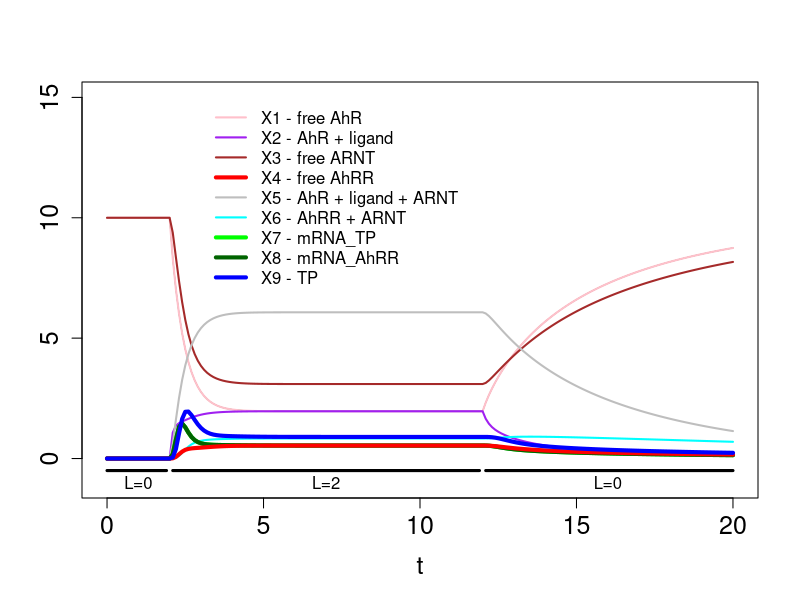
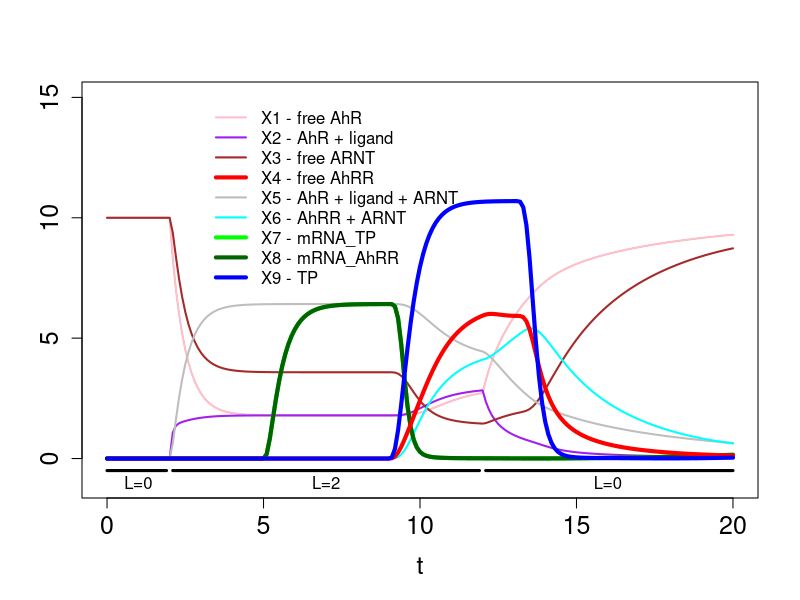
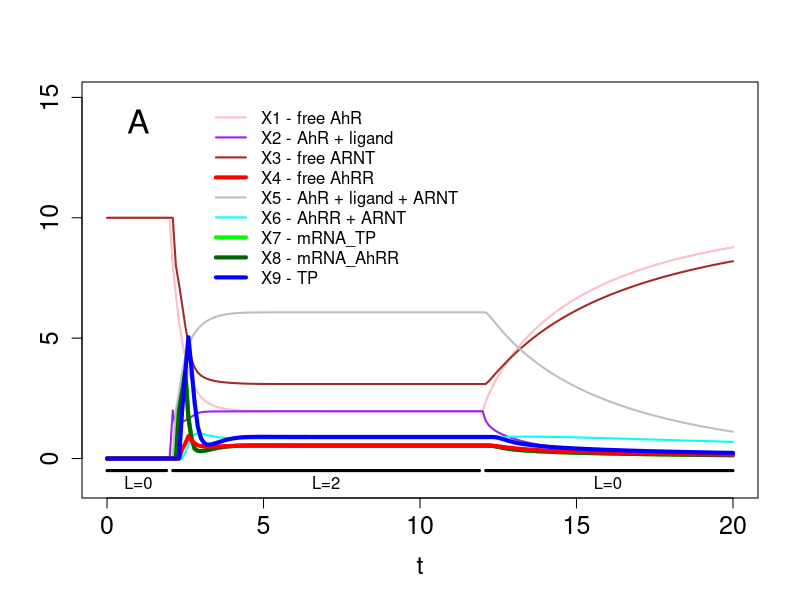
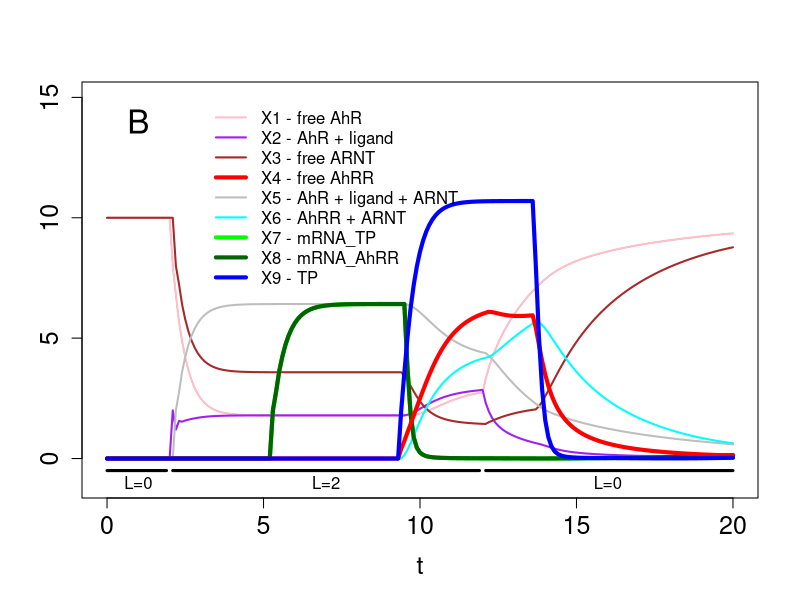
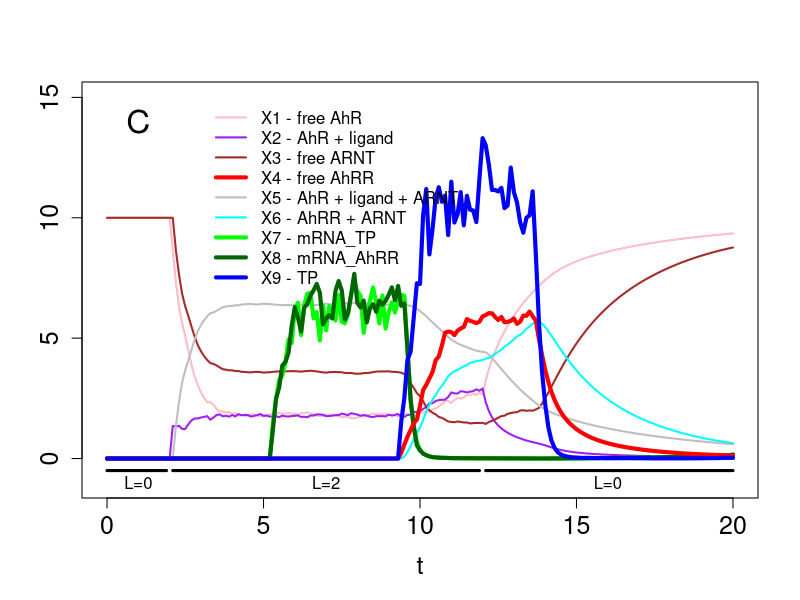
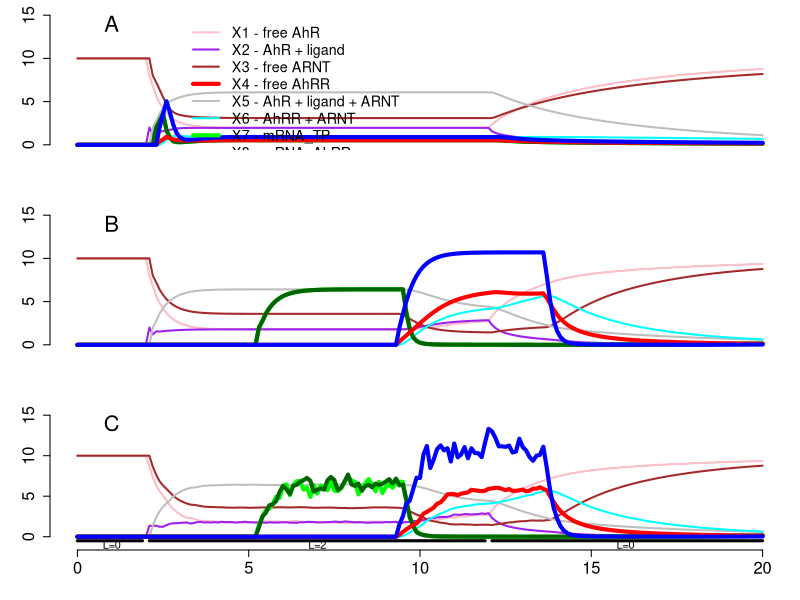

These figures' R source, in order:
# case study # AhR, AhRNT, AhRR


rm(list = ls())


if(!require('deSolve',character.only = TRUE)) {install.packages('deSolve');library(deSolve)}		# install and call deSolve package


######################################################################################################################################
##### system of dif. eq. 

t = seq(0,20,.1)		# set time for simulation

InitState=c(		# initial state of the variables
		X1 = 10,	# free AhR
		X2 = 0,	# AhR + ligand
		X3 = 10,	# free AhRNT
		X4 = 0,	# free AhRR
		X5 = 0,	# AhR + ligand + AhRNt
		X6 = 0,	# AhRR + AhRNT
		X7 = 0,	# mRNA_TP
		X8 = 0,	# mRNA_AhRR
		X9 = 0	# TP
		)

Pars = c(
		k1 = 1,  
		k2 = 2, 
		k3 = 1,
		k4 = 1, 
		k5 = 1,
		k6 = 2, 
		k7 = 2, 
		k8 = 2, 
		k9= 10, 
		k10 = 10,  
		k11 = 10,  
		k12 = 10, 
		k13 = 6, 
		g = -4,
		L = 0		# ligand
		)

Lstart = 2
Lend = 12
parPerturb = function(t)
	{	
	### Create a function to alter independent variables # 
	# In this case, the presence of the ligand
	if (t<Lstart) {return(0)}
	if (t>=Lstart & t<=Lend) {return(2)}
	if (t>Lend) {return(0)}		
	}
parPerturb(t=1)
parPerturb(t=2)
parPerturb(t=3)
parPerturb(t=13)

Equations_ode <- function(t, x, pars)  		# ODE model 
        { 
        ### returns rate of change
        # t = model's time structure
        # x = model initial state
        # pars = model parameters 
	
        with(as.list(c(x, pars)), 
            {	
		L = parPerturb(t)
		
		flux1 = k1*L*X1 
		flux2 = k2*X2
		flux3 = k3*X2*X3
		flux4 = k4*X5
		flux5 = k5*X3*X4
		flux6 = k6*X6
		flux7 = k7*X8
		flux8 = k8*X4
		flux9 = k9*X5 *(X6+1)^g
		flux10 = k10*X7
		flux11 = k11*X8
		flux12 = k12*X7
		flux13 = k13*X9
		
		dX1 = -flux1 + flux2
		dX2 = flux1 - flux2 - flux3 + flux4
		dX3 = -flux3 + flux4 - flux5 + flux6 
		dX4 = -flux5 + flux6 + flux7 - flux8
		dX5 = flux3 - flux4
		dX6 = flux5 - flux6
		dX7 = flux9 - flux10
		dX8 = flux9 - flux11
		dX9 = flux12 - flux13
		
            return(list(c(dX1,dX2,dX3,dX4,dX5,dX6,dX7,dX8,dX9),count=c(flux1,flux2,flux3,flux4,flux5,flux6,flux7,flux8,flux9,flux10,flux11,flux12,flux13),signal = c()))
            })
        }

#perturb_ode = data.frame(var = 'L', time = 2, value = 2, method = "add") #  method ("replace", "add", "multiply")		# perturbation

out_ode = ode(			# run ODE solver
		times = t,
		y = InitState,
		parms = Pars,
		func = Equations_ode) # ,events = list(data = perturb_ode)
	
# visualization	 
#par(mfrow=c(1,2))
line_tickness = c(0,2,2,2,4,2,2,4,4,4)
var_color = c('white','pink','purple','brown','red','grey','cyan','green','darkgreen','blue')
plot(out_ode[,1],out_ode[,2],type='l',col='darkgreen',lwd=1,ylim=c(-1,15),xlab='t',ylab='',cex.lab=1.5,cex.axis=1.5)
segments(x0 = 0, y0 = -.5, x1 = 1.9, y1 = -.5, lwd = 3)
segments(x0 = 2.1, y0 = -.5, x1 = 11.9, y1 = -.5, lwd = 3)
segments(x0 = 12.1, y0 = -.5, x1 = 20, y1 = -.5, lwd = 3)
text(x = c(1,7,16), y = c(-1,-1,-1), labels = c('L=0','L=2','L=0'),cex=1)
for (i in c(2,3,4,6,7,8,9,5,10))
	{
	lines(out_ode[,1],out_ode[,i],col=var_color[i],lwd=line_tickness[i])
	}
#plot(0,0,type='l',col='white',)
legend(3,15,
	legend = c('X1 - free AhR',
		'X2 - AhR + ligand',
		'X3 - free ARNT',
		'X4 - free AhRR',
		'X5 - AhR + ligand + ARNT',
		'X6 - AhRR + ARNT',
		'X7 - mRNA_TP',
		'X8 - mRNA_AhRR',
		'X9 - TP'
		),
	lty = c(1,1,1,1,1,1,1,1,1),
	lwd = c(2,2,2,4,2,2,4,4,4),
	col = var_color[2:10],
	cex = 1,
	bty="n")

##### system of dif. eq. Y
######################################################################################################################################



######################################################################################################################################
##### system of delayed dif. eq. X

Equations_dde <- function(t, y, pars, tau)  		# DDE model 
        { 
        ### returns rate of change
        # t = model's time structure
        # y = model initial state
        # pars = model parameters 
	  # tau = delays

        with(as.list(c(y, pars)), 
            {	
		tcount = t					# time sanity check
		tlag1 = t - tau[1]			# time lag1
		tlag2 = t - tau[2]			# time lag2
		if (tlag1 <= 0) {X5_lag = 0} else {X5_lag = lagvalue(t=tlag1,nr=5)}
		if (tlag1 <= 0) {X6_lag = 0} else {X6_lag = lagvalue(t=tlag1,nr=6)}		# making sore that the lag does not get negative time values in the initial time points
		if (tlag2 <= 0) {X7_lag = 0} else {X7_lag = lagvalue(t=tlag2,nr=7)}			
		if (tlag2 <= 0) {X8_lag = 0} else {X8_lag = lagvalue(t=tlag2,nr=8)}	

		# VERY IMPORTANT : "lagvalue" is the function that retrives values from past times. If you are using more than one variable, you have to specify that variable are you retriving in "nr"
		# If  you want the lag value of the derivative, use "lagderiv". It works in a similar way to "lagvalue".

		L = parPerturb(t)

		flux1 = k1*L*X1 
		flux2 = k2*X2
		flux3 = k3*X2*X3
		flux4 = k4*X5
		flux5 = k5*X3*X4
		flux6 = k6*X6		# replace X6_lag by X6
		flux7 = k7*X8_lag
		flux8 = k8*X4
		flux9 = k9*X5_lag *(X6+1)^g 
		flux10 = k10*X7
		flux11 = k11*X8
		flux12 = k12*X7_lag
		flux13 = k13*X9

		dX1 = -flux1 + flux2
		dX2 = flux1 - flux2 - flux3 + flux4
		dX3 = -flux3 + flux4 - flux5 + flux6 
		dX4 = -flux5 + flux6 + flux7 - flux8
		dX5 = flux3 - flux4
		dX6 = flux5 - flux6
		dX7 = flux9 - flux10
		dX8 = flux9 - flux11
		dX9 = flux12 - flux13

            return(list(dy = c(dX1,dX2,dX3,dX4,dX5,dX6,dX7,dX8,dX9),count=c(flux1,flux2,flux3,flux4,flux5,flux6,flux7,flux8,flux9,flux10,flux11,flux12,flux13),tcount=tcount,tlag=tlag1,X6_lag=X6_lag))
            })
        }

# perturb_dde = data.frame(var = 'X1', time = 3, value = 3, method = "add") #  method ("replace", "add", "multiply")		# perturbation done without rootfun

# rootfun <- function(t, y, p) {return(t - 3)}; eventfun <- function(t, y, p) {return (c(y[1] +3, y[2]))}			# perturbation with rootfun triggering the events

out_dde = dede(			# run DEDE solver
		times = t,
		y = InitState,
		parms = Pars,
		func = Equations_dde,
		tau = c(3,4)) #,events = list(data = perturb_dde)	# tau = 6
		 

		#rootfun = rootfun,
		#events = list(func = eventfun, root = TRUE)

# visualization
#par(mfrow=c(1,2))
line_tickness = c(0,2,2,2,4,2,2,4,4,4)
var_color = c('white','pink','purple','brown','red','grey','cyan','green','darkgreen','blue')
plot(out_dde[,1],out_dde[,2],type='l',col='darkgreen',lwd=1,ylim=c(-1,15),xlab='t',ylab='',cex.lab=1.5,cex.axis=1.5)
segments(x0 = 0, y0 = -.5, x1 = 1.9, y1 = -.5, lwd = 3)
segments(x0 = 2.1, y0 = -.5, x1 = 11.9, y1 = -.5, lwd = 3)
segments(x0 = 12.1, y0 = -.5, x1 = 20, y1 = -.5, lwd = 3)
text(x = c(1,7,16), y = c(-1,-1,-1), labels = c('L=0','L=2','L=0'),cex=1)
for (i in c(2,3,4,6,7,8,9,5,10))
	{
	lines(out_dde[,1],out_dde[,i],col=var_color[i],lwd=line_tickness[i])
	}
#plot(0,0,type='l',col='white',)
legend(3,15,
	legend = c('X1 - free AhR',
		'X2 - AhR + ligand',
		'X3 - free ARNT',
		'X4 - free AhRR',
		'X5 - AhR + ligand + ARNT',
		'X6 - AhRR + ARNT',
		'X7 - mRNA_TP',
		'X8 - mRNA_AhRR',
		'X9 - TP'
		),
	lty = c(1,1,1,1,1,1,1,1,1),
	lwd = c(2,2,2,4,2,2,4,4,4),
	col = var_color[2:10],
	cex = 1,
	bty="n")

##### system of delayed dif. eq. X
######################################################################################################################################





######################################################################################################################################
##### discrete without anything

d_output1 = c(t=min(t),InitState[1:9]) # initial state and starting responce matrix
for ( i in seq(min(t)+(t[2]-t[1]),max(t),t[2]-t[1]) )	# cycle to all timepoints
	{
	# retriving the variable values from the responce matrix
	if ( is.null(dim(d_output1))==TRUE )	# If is the first step
		{
		X1 = d_output1[2]
		X2 = d_output1[3]
		X3 = d_output1[4]
		X4 = d_output1[5]
		X5 = d_output1[6]
		X6 = d_output1[7]
		X7 = d_output1[8]
		X8 = d_output1[9]
		X9 = d_output1[10]
		} else 					# if not first step
		{
		X1 = d_output1[dim(d_output1)[1],2]
		X2 = d_output1[dim(d_output1)[1],3]
		X3 = d_output1[dim(d_output1)[1],4]
		X4 = d_output1[dim(d_output1)[1],5]
		X5 = d_output1[dim(d_output1)[1],6]
		X6 = d_output1[dim(d_output1)[1],7]
		X7 = d_output1[dim(d_output1)[1],8]
		X8 = d_output1[dim(d_output1)[1],9]
		X9 = d_output1[dim(d_output1)[1],10]
		}

	Xs = with(as.list(c(c(X1,X2,X3,X4,X5,X6,X7,X8,X9), Pars)), 
            {
		# setting the ligand (L value)
		if (i>Lstart) {L = 2} else {L = 0}
		if (i>Lend) {L = 0}

		# fluxes
		flux1 = k1*L*X1 
		flux2 = k2*X2
		flux3 = k3*X2*X3
		flux4 = k4*X5
		flux5 = k5*X3*X4
		flux6 = k6*X6
		flux7 = k7*X8
		flux8 = k8*X4
		flux9 = k9 * X5 * (X6+1)^g 	
		flux10 = k10*X7
		flux11 = k11*X8
		flux12 = k12*X7
		flux13 = k13*X9

		# discrete equations
		X1_temp = ( -flux1 + flux2 ) * (t[2]-t[1]) + X1
		X2_temp = ( flux1 - flux2 - flux3 + flux4 ) * (t[2]-t[1]) + X2
		X3_temp = ( -flux3 + flux4 - flux5 + flux6 ) * (t[2]-t[1]) + X3
		X4_temp = ( -flux5 + flux6 + flux7 - flux8 ) * (t[2]-t[1]) + X4
		X5_temp = ( flux3 - flux4 ) * (t[2]-t[1]) + X5
		X6_temp = ( flux5 - flux6 ) * (t[2]-t[1]) + X6
		X7_temp = ( flux9 - flux10 ) * (t[2]-t[1]) + X7
		X8_temp = ( flux9 - flux11 ) * (t[2]-t[1]) + X8
		X9_temp = ( flux12 - flux13 ) * (t[2]-t[1]) + X9

            return(list(c(X1_temp,X2_temp,X3_temp,X4_temp,X5_temp,X6_temp,X7_temp,X8_temp,X9_temp)))
            })
	# updating the responce matrix
	d_output1 = rbind(d_output1,c(t=i,X1=Xs[[1]][1],X2=Xs[[1]][2],X3=Xs[[1]][3],X4=Xs[[1]][4],X5=Xs[[1]][5],X6=Xs[[1]][6],X7=Xs[[1]][7],X8=Xs[[1]][8],X9=Xs[[1]][9]))
	}

# visualization
# setwd('C:\\Users\\dolivenca3\\OneDrive\\2_2019_America\\2021\\20211105_Eberhard_discrete_BST\\pictures')
# tiff("Fig_caseStudy1.tiff", height = 15, width = 17, units = 'cm',compression = "lzw", res = 300)
#par(mfrow=c(1,2))
line_tickness = c(0,2,2,2,4,2,2,4,4,4)
var_color = c('white','pink','purple','brown','red','grey','cyan','green','darkgreen','blue')
plot(d_output1[,1],d_output1[,2],type='l',col='darkgreen',lwd=1,ylim=c(-1,15),xlab='t',ylab='',cex.lab=1.5,cex.axis=1.5)
segments(x0 = 0, y0 = -.5, x1 = 1.9, y1 = -.5, lwd = 3)
segments(x0 = 2.1, y0 = -.5, x1 = 11.9, y1 = -.5, lwd = 3)
segments(x0 = 12.1, y0 = -.5, x1 = 20, y1 = -.5, lwd = 3)
text(x = c(1,7,16), y = c(-1,-1,-1), labels = c('L=0','L=2','L=0'),cex=1)
text(x = 1, y = 14, labels = 'A',cex = 2)
for (i in c(2,3,4,6,7,8,9,5,10))
	{
	lines(d_output1[,1],d_output1[,i],col=var_color[i],lwd=line_tickness[i])
	}
#plot(0,0,type='l',col='white',)
legend(3,15,
	legend = c('X1 - free AhR',
		'X2 - AhR + ligand',
		'X3 - free ARNT',
		'X4 - free AhRR',
		'X5 - AhR + ligand + ARNT',
		'X6 - AhRR + ARNT',
		'X7 - mRNA_TP',
		'X8 - mRNA_AhRR',
		'X9 - TP'
		),
	lty = c(1,1,1,1,1,1,1,1,1),
	lwd = c(2,2,2,4,2,2,4,4,4),
	col = var_color[2:10],
	cex = 1,
	bty="n")
# dev.off()

##### discrete without anything
######################################################################################################################################



######################################################################################################################################
##### discrete with deplay

tau1 = 3	# RNA transcription delay
tau2 = 4	# RNA translation delay
X5_store=vector()	# these are not important, just to verify is the delays were working
X7_store=vector()
X8_store=vector()
d_output2 = c(t=min(t),InitState[1:9])	# initial state and starting responce matrix
for ( i in seq(min(t)+(t[2]-t[1]),max(t),t[2]-t[1]) )	# cycle to all timepoints
	{
	# retriving the variable values from the responce matrix
	if ( is.null(dim(d_output2))==TRUE )	# If is the first step
		{
		X1 = d_output2[2]
		X2 = d_output2[3]
		X3 = d_output2[4]
		X4 = d_output2[5]
		X5 = d_output2[6]
		X6 = d_output2[7]
		X7 = d_output2[8]
		X8 = d_output2[9]
		X9 = d_output2[10]
		} else 					# if not first step
		{
		X1 = d_output2[dim(d_output2)[1],2]
		X2 = d_output2[dim(d_output2)[1],3]
		X3 = d_output2[dim(d_output2)[1],4]
		X4 = d_output2[dim(d_output2)[1],5]
		X5 = d_output2[dim(d_output2)[1],6]
		X6 = d_output2[dim(d_output2)[1],7]
		X7 = d_output2[dim(d_output2)[1],8]
		X8 = d_output2[dim(d_output2)[1],9]
		X9 = d_output2[dim(d_output2)[1],10]
		}

	Xs = with(as.list(c(c(X1,X2,X3,X4,X5,X6,X7,X8,X9), Pars)), 
            {
		# setting the ligand (L value)
		if (i>Lstart) {L = 2} else {L = 0}
		if (i>Lend) {L = 0}
		# setting delay times
		temp1 = round((i - tau1 )/(t[2]-t[1]),0)
		temp2 = round((i - tau2 )/(t[2]-t[1]),0)
		# getting the delay variables values
		if (temp1 <= 0) { X5_lag = InitState[5] } else { X5_lag = d_output2[ temp1,6] } 
		X5_store <<- c(X5_store,X5_lag)
		if (temp2 <= 0) { X7_lag = InitState[7] } else { X7_lag = d_output2[ temp2,8] }
		X7_store <<- c(X7_store,X7_lag)
		if (temp2 <= 0) { X8_lag = InitState[8] } else { X8_lag = d_output2[ temp2,9] }
		X8_store <<- c(X8_store,X8_lag)

		# fluxes
		flux1 = k1*L*X1 
		flux2 = k2*X2
		flux3 = k3*X2*X3
		flux4 = k4*X5
		flux5 = k5*X3*X4
		flux6 = k6*X6
		flux7 = k7*X8_lag
		flux8 = k8*X4
		flux9 = k9 * X5_lag * (X6+1)^g 	
		flux10 = k10*X7
		flux11 = k11*X8
		flux12 = k12*X7_lag
		flux13 = k13*X9

		# discrete equations
		X1_temp = ( -flux1 + flux2 ) * (t[2]-t[1]) + X1
		X2_temp = ( flux1 - flux2 - flux3 + flux4 ) * (t[2]-t[1]) + X2
		X3_temp = ( -flux3 + flux4 - flux5 + flux6 ) * (t[2]-t[1]) + X3
		X4_temp = ( -flux5 + flux6 + flux7 - flux8 ) * (t[2]-t[1]) + X4
		X5_temp = ( flux3 - flux4 ) * (t[2]-t[1]) + X5
		X6_temp = ( flux5 - flux6 ) * (t[2]-t[1]) + X6
		X7_temp = ( flux9 - flux10 ) * (t[2]-t[1]) + X7
		X8_temp = ( flux9 - flux11 ) * (t[2]-t[1]) + X8
		X9_temp = ( flux12 - flux13 ) * (t[2]-t[1]) + X9

            return(list(c(X1_temp,X2_temp,X3_temp,X4_temp,X5_temp,X6_temp,X7_temp,X8_temp,X9_temp)))
            })
	# updating the responce matrix
	d_output2 = rbind(d_output2,c(t=i,X1=Xs[[1]][1],X2=Xs[[1]][2],X3=Xs[[1]][3],X4=Xs[[1]][4],X5=Xs[[1]][5],X6=Xs[[1]][6],X7=Xs[[1]][7],X8=Xs[[1]][8],X9=Xs[[1]][9]))
	}

# visualization
# setwd('C:\\Users\\dolivenca3\\OneDrive\\2_2019_America\2021\\20211105_Eberhard_discrete_BST\\pictures')
# tiff("Fig_caseStudy2.tiff", height = 15, width = 17, units = 'cm',compression = "lzw", res = 300)
line_tickness = c(0,2,2,2,4,2,2,4,4,4)
var_color = c('white','pink','purple','brown','red','grey','cyan','green','darkgreen','blue')
plot(d_output2[,1],d_output2[,2],type='l',col='darkgreen',lwd=1,ylim=c(-1,15),xlab='t',ylab='',cex.lab=1.5,cex.axis=1.5)
segments(x0 = 0, y0 = -.5, x1 = 1.9, y1 = -.5, lwd = 3)
segments(x0 = 2.1, y0 = -.5, x1 = 11.9, y1 = -.5, lwd = 3)
segments(x0 = 12.1, y0 = -.5, x1 = 20, y1 = -.5, lwd = 3)
text(x = c(1,7,16), y = c(-1,-1,-1), labels = c('L=0','L=2','L=0'),cex=1)
text(x = 1, y = 14, labels = 'B',cex = 2)
for (i in c(2,3,4,6,7,8,9,5,10))
	{
	lines(d_output2[,1],d_output2[,i],col=var_color[i],lwd=line_tickness[i])
	}
#plot(0,0,type='l',col='white',)
legend(3,15,
	legend = c('X1 - free AhR',
		'X2 - AhR + ligand',
		'X3 - free ARNT',
		'X4 - free AhRR',
		'X5 - AhR + ligand + ARNT',
		'X6 - AhRR + ARNT',
		'X7 - mRNA_TP',
		'X8 - mRNA_AhRR',
		'X9 - TP'
		),
	lty = c(1,1,1,1,1,1,1,1,1),
	lwd = c(2,2,2,4,2,2,4,4,4),
	col = var_color[2:10],
	cex = 1,
	bty="n")
# dev.off()

##### discrete with delay
######################################################################################################################################



######################################################################################################################################
##### discrete with deplay and noise

tau1 = 3	# RNA transcription delay
tau2 = 4	# RNA translation delay
var1 = .1
X5_store=vector()	# these are not important, just to verify is the delays were working
X7_store=vector()
X8_store=vector()
d_output3 = c(t=min(t),InitState[1:9])	# initial state and starting responce matrix
for ( i in seq(min(t)+(t[2]-t[1]),max(t),t[2]-t[1]) )	# cycle to all timepoints
	{
	# retriving the variable values from the responce matrix
	if ( is.null(dim(d_output3))==TRUE )	# If is the first step
		{
		X1 = d_output3[2]
		X2 = d_output3[3]
		X3 = d_output3[4]
		X4 = d_output3[5]
		X5 = d_output3[6]
		X6 = d_output3[7]
		X7 = d_output3[8]
		X8 = d_output3[9]
		X9 = d_output3[10]
		} else  					# if not first step
		{
		X1 = d_output3[dim(d_output3)[1],2]
		X2 = d_output3[dim(d_output3)[1],3]
		X3 = d_output3[dim(d_output3)[1],4]
		X4 = d_output3[dim(d_output3)[1],5]
		X5 = d_output3[dim(d_output3)[1],6]
		X6 = d_output3[dim(d_output3)[1],7]
		X7 = d_output3[dim(d_output3)[1],8]
		X8 = d_output3[dim(d_output3)[1],9]
		X9 = d_output3[dim(d_output3)[1],10]
		}

	Xs = with(as.list(c(c(X1,X2,X3,X4,X5,X6,X7,X8,X9), Pars)), 
            {
		# setting the ligand (L value)		
		if (i>Lstart) {L = 2 * rnorm(1,1,var1)} else {L = 0}
		if (i>Lend) {L = 0}
		# setting delay times
		temp1 = round((i - tau1 )/(t[2]-t[1]),0)
		temp2 = round((i - tau2 )/(t[2]-t[1]),0)
		# getting the delay variables values
		if (temp1 <= 0) { X5_lag = InitState[5] } else { X5_lag = d_output3[ temp1,6] } 
		X5_store <<- c(X5_store,X5_lag)
		if (temp2 <= 0) { X7_lag = InitState[7] } else { X7_lag = d_output3[ temp2,8] }
		X7_store <<- c(X7_store,X7_lag)
		if (temp2 <= 0) { X8_lag = InitState[8] } else { X8_lag = d_output3[ temp2,9] }
		X8_store <<- c(X8_store,X8_lag)

		# fluxes
		flux1 = k1*L*X1 
		flux2 = k2*X2
		flux3 = k3*X2*X3
		flux4 = k4*X5
		flux5 = k5*X3*X4
		flux6 = k6*X6
		flux7 = k7*X8_lag * rnorm(1,1,var1)
		flux8 = k8*X4
		flux9 = k9 * X5_lag * (X6+1)^g 
		flux10 = k10*X7
		flux11 = k11*X8
		flux12 = k12*X7_lag * rnorm(1,1,var1)
		flux13 = k13*X9

		# discrete equations
		X1_temp = ( -flux1 + flux2 ) * (t[2]-t[1]) + X1
		X2_temp = ( flux1 - flux2 - flux3 + flux4 ) * (t[2]-t[1]) + X2
		X3_temp = ( -flux3 + flux4 - flux5 + flux6 ) * (t[2]-t[1]) + X3
		X4_temp = ( -flux5 + flux6 + flux7 - flux8 ) * (t[2]-t[1]) + X4
		X5_temp = ( flux3 - flux4 ) * (t[2]-t[1]) + X5
		X6_temp = ( flux5 - flux6 ) * (t[2]-t[1]) + X6
		X7_temp = ( flux9 * rnorm(1,1,var1) - flux10 ) * (t[2]-t[1]) + X7
		X8_temp = ( flux9 * rnorm(1,1,var1) - flux11 ) * (t[2]-t[1]) + X8
		X9_temp = ( flux12 - flux13 ) * (t[2]-t[1]) + X9

            return(list(c(X1_temp,X2_temp,X3_temp,X4_temp,X5_temp,X6_temp,X7_temp,X8_temp,X9_temp)))
            })
	# updating the responce matrix
	d_output3 = rbind(d_output3,c(t=i,X1=Xs[[1]][1],X2=Xs[[1]][2],X3=Xs[[1]][3],X4=Xs[[1]][4],X5=Xs[[1]][5],X6=Xs[[1]][6],X7=Xs[[1]][7],X8=Xs[[1]][8],X9=Xs[[1]][9]))
	}

# visualization
# setwd('C:\\Users\\dolivenca3\\OneDrive\\2_2019_America\2021\\20211105_Eberhard_discrete_BST\\pictures')
# tiff("Fig_caseStudy3.tiff", height = 15, width = 17, units = 'cm',compression = "lzw", res = 300)
line_tickness = c(0,2,2,2,4,2,2,4,4,4)
var_color = c('white','pink','purple','brown','red','grey','cyan','green','darkgreen','blue')
plot(d_output3[,1],d_output3[,2],type='l',col='darkgreen',lwd=1,ylim=c(-1,15),xlab='t',ylab='',cex.lab=1.5,cex.axis=1.5)
segments(x0 = 0, y0 = -.5, x1 = 1.9, y1 = -.5, lwd = 3)
segments(x0 = 2.1, y0 = -.5, x1 = 11.9, y1 = -.5, lwd = 3)
segments(x0 = 12.1, y0 = -.5, x1 = 20, y1 = -.5, lwd = 3)
text(x = c(1,7,16), y = c(-1,-1,-1), labels = c('L=0','L=2','L=0'),cex=1)
text(x = 1, y = 14, labels = 'C',cex = 2)
for (i in c(2,3,4,6,7,8,9,5,10))
	{
	lines(d_output3[,1],d_output3[,i],col=var_color[i],lwd=line_tickness[i])
	}
#plot(0,0,type='l',col='white',)
legend(3,15,
	legend = c('X1 - free AhR',
		'X2 - AhR + ligand',
		'X3 - free ARNT',
		'X4 - free AhRR',
		'X5 - AhR + ligand + ARNT',
		'X6 - AhRR + ARNT',
		'X7 - mRNA_TP',
		'X8 - mRNA_AhRR',
		'X9 - TP'
		),
	lty = c(1,1,1,1,1,1,1,1,1),
	lwd = c(2,2,2,4,2,2,4,4,4),
	col = var_color[2:10],
	cex = 1,
	bty="n")
# dev.off()

##### discrete with delay and noise
######################################################################################################################################





##############################################################################
### Big Pic

# setwd('C:\\Users\\dolivenca3\\OneDrive\\2_2019_America\2021\\20211105_Eberhard_discrete_BST\\pictures')
# tiff("Fig_caseStudy_bigpic.tiff", height = 30, width = 15, units = 'cm',compression = "lzw", res = 300)
line_tickness = c(0,2,2,2,4,2,2,4,4,4)
var_color = c('white','pink','purple','brown','red','grey','cyan','green','darkgreen','blue')
par(mfrow = c(3,1),mai = c(.5,.5, .1, .1))
plot(d_output1[,1],d_output1[,2],type='l',col='darkgreen',lwd=1,ylim=c(0,15),axes=FALSE,xlab='',ylab='',cex.lab=1.5,cex.axis=1.5)
axis(2,col='black',col.ticks = 'black', col.axis = 'black',cex.lab=1.5,cex.axis=1.5)
text(x = 1, y = 14, labels = 'A',cex = 2)
for (i in c(2,3,4,6,7,8,9,5,10))
	{
	lines(d_output1[,1],d_output1[,i],col=var_color[i],lwd=line_tickness[i])
	}
#plot(0,0,type='l',col='white',)
legend(3,15,
	legend = c('X1 - free AhR',
		'X2 - AhR + ligand',
		'X3 - free ARNT',
		'X4 - free AhRR',
		'X5 - AhR + ligand + ARNT',
		'X6 - AhRR + ARNT',
		'X7 - mRNA_TP',
		'X8 - mRNA_AhRR',
		'X9 - TP'
		),
	lty = c(1,1,1,1,1,1,1,1,1),
	lwd = c(2,2,2,4,2,2,4,4,4),
	col = var_color[2:10],
	cex = 1.3,
	bty="n")

plot(d_output2[,1],d_output2[,2],type='l',col='darkgreen',lwd=1,ylim=c(0,15),axes=FALSE,xlab='',ylab='',cex.lab=1.5,cex.axis=1.5)
axis(2,col='black',col.ticks = 'black', col.axis = 'black',cex.lab=1.5,cex.axis=1.5)
text(x = 1, y = 14, labels = 'B',cex = 2)
for (i in c(2,3,4,6,7,8,9,5,10))
	{
	lines(d_output2[,1],d_output2[,i],col=var_color[i],lwd=line_tickness[i])
	}

plot(d_output3[,1],d_output3[,2],type='l',col='darkgreen',lwd=1,ylim=c(-1,15),axes=FALSE,xlab='',ylab='',cex.lab=1.5,cex.axis=1.5)
axis(1,col='black',col.ticks = 'black', col.axis = 'black',cex.lab=1.5,cex.axis=1.5)
axis(2,col='black',col.ticks = 'black', col.axis = 'black',cex.lab=1.5,cex.axis=1.5)
segments(x0 = 0, y0 = -.5, x1 = 1.9, y1 = -.5, lwd = 3)
segments(x0 = 2.1, y0 = -.5, x1 = 11.9, y1 = -.5, lwd = 3)
segments(x0 = 12.1, y0 = -.5, x1 = 20, y1 = -.5, lwd = 3)
text(x = c(1,7,16), y = c(-1,-1,-1), labels = c('L=0','L=2','L=0'),cex=1)
text(x = 1, y = 14, labels = 'C',cex = 2)
for (i in c(2,3,4,6,7,8,9,5,10))
	{
	lines(d_output3[,1],d_output3[,i],col=var_color[i],lwd=line_tickness[i])
	}

# dev.off()
